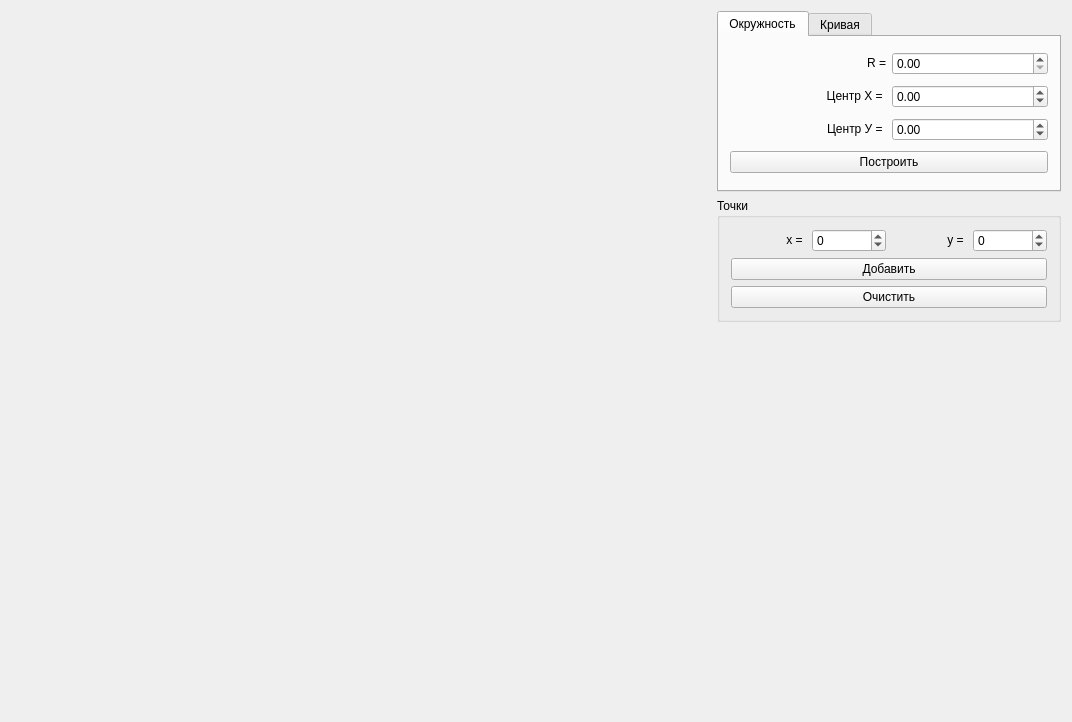
<?xml version="1.0" encoding="UTF-8"?>
<ui version="4.0">
 <class>Widget</class>
 <widget class="QWidget" name="Widget">
  <property name="geometry">
   <rect>
    <x>0</x>
    <y>0</y>
    <width>1072</width>
    <height>719</height>
   </rect>
  </property>
  <property name="sizePolicy">
   <sizepolicy hsizetype="Fixed" vsizetype="Fixed">
    <horstretch>0</horstretch>
    <verstretch>0</verstretch>
   </sizepolicy>
  </property>
  <property name="windowTitle">
   <string>Widget</string>
  </property>
  <layout class="QHBoxLayout" name="horizontalLayout">
   <item>
    <widget class="QCustomPlot" name="widget" native="true">
     <property name="sizePolicy">
      <sizepolicy hsizetype="Fixed" vsizetype="Fixed">
       <horstretch>0</horstretch>
       <verstretch>0</verstretch>
      </sizepolicy>
     </property>
     <property name="minimumSize">
      <size>
       <width>700</width>
       <height>700</height>
      </size>
     </property>
     <property name="sizeIncrement">
      <size>
       <width>1</width>
       <height>1</height>
      </size>
     </property>
    </widget>
   </item>
   <item>
    <layout class="QVBoxLayout" name="verticalLayout">
     <property name="sizeConstraint">
      <enum>QLayout::SetMinimumSize</enum>
     </property>
     <item>
      <widget class="QTabWidget" name="plotTab">
       <property name="sizePolicy">
        <sizepolicy hsizetype="Minimum" vsizetype="Minimum">
         <horstretch>0</horstretch>
         <verstretch>0</verstretch>
        </sizepolicy>
       </property>
       <property name="currentIndex">
        <number>0</number>
       </property>
       <widget class="QWidget" name="circleTab">
        <attribute name="title">
         <string>Окружность</string>
        </attribute>
        <layout class="QGridLayout" name="gridLayout">
         <item row="3" column="0" colspan="2">
          <widget class="QPushButton" name="circlePlotButton">
           <property name="text">
            <string>Построить</string>
           </property>
          </widget>
         </item>
         <item row="0" column="0">
          <widget class="QLabel" name="label">
           <property name="text">
            <string>&lt;html&gt;&lt;head/&gt;&lt;body&gt;&lt;p align=&quot;right&quot;&gt;R =&lt;/p&gt;&lt;/body&gt;&lt;/html&gt;</string>
           </property>
          </widget>
         </item>
         <item row="0" column="1">
          <widget class="QDoubleSpinBox" name="rSpinBox"/>
         </item>
         <item row="2" column="0">
          <widget class="QLabel" name="label_9">
           <property name="text">
            <string>&lt;html&gt;&lt;head/&gt;&lt;body&gt;&lt;p align=&quot;right&quot;&gt;Центр У = &lt;/p&gt;&lt;/body&gt;&lt;/html&gt;</string>
           </property>
          </widget>
         </item>
         <item row="1" column="1">
          <widget class="QDoubleSpinBox" name="xCenter">
           <property name="minimum">
            <double>-10.000000000000000</double>
           </property>
           <property name="maximum">
            <double>10.000000000000000</double>
           </property>
          </widget>
         </item>
         <item row="2" column="1">
          <widget class="QDoubleSpinBox" name="yCenter">
           <property name="minimum">
            <double>-10.000000000000000</double>
           </property>
           <property name="maximum">
            <double>10.000000000000000</double>
           </property>
          </widget>
         </item>
         <item row="1" column="0">
          <widget class="QLabel" name="label_8">
           <property name="text">
            <string>&lt;html&gt;&lt;head/&gt;&lt;body&gt;&lt;p align=&quot;right&quot;&gt;Центр Х = &lt;/p&gt;&lt;/body&gt;&lt;/html&gt;</string>
           </property>
          </widget>
         </item>
        </layout>
       </widget>
       <widget class="QWidget" name="linearTab">
        <attribute name="title">
         <string>Кривая</string>
        </attribute>
        <layout class="QGridLayout" name="gridLayout_2">
         <item row="0" column="0" colspan="4">
          <widget class="QLabel" name="label_2">
           <property name="text">
            <string>&lt;html&gt;&lt;head/&gt;&lt;body&gt;&lt;p&gt;y = ax&lt;span style=&quot; vertical-align:super;&quot;&gt;2&lt;/span&gt; + bx + c&lt;/p&gt;&lt;/body&gt;&lt;/html&gt;</string>
           </property>
          </widget>
         </item>
         <item row="7" column="0" colspan="4">
          <widget class="QPushButton" name="linearPlotButton">
           <property name="text">
            <string>Построить</string>
           </property>
          </widget>
         </item>
         <item row="1" column="2">
          <widget class="QSpinBox" name="aSpinBox"/>
         </item>
         <item row="2" column="2">
          <widget class="QSpinBox" name="bSpinBox"/>
         </item>
         <item row="3" column="2">
          <widget class="QSpinBox" name="cSpinBox"/>
         </item>
         <item row="1" column="1">
          <widget class="QLabel" name="label_3">
           <property name="text">
            <string>&lt;html&gt;&lt;head/&gt;&lt;body&gt;&lt;p align=&quot;right&quot;&gt;a = &lt;/p&gt;&lt;/body&gt;&lt;/html&gt;</string>
           </property>
          </widget>
         </item>
         <item row="2" column="1">
          <widget class="QLabel" name="label_4">
           <property name="text">
            <string>&lt;html&gt;&lt;head/&gt;&lt;body&gt;&lt;p align=&quot;right&quot;&gt;b = &lt;/p&gt;&lt;/body&gt;&lt;/html&gt;</string>
           </property>
          </widget>
         </item>
         <item row="3" column="1">
          <widget class="QLabel" name="label_5">
           <property name="text">
            <string>&lt;html&gt;&lt;head/&gt;&lt;body&gt;&lt;p align=&quot;right&quot;&gt;c = &lt;/p&gt;&lt;/body&gt;&lt;/html&gt;</string>
           </property>
          </widget>
         </item>
        </layout>
       </widget>
      </widget>
     </item>
     <item>
      <widget class="QGroupBox" name="groupBox">
       <property name="sizePolicy">
        <sizepolicy hsizetype="Minimum" vsizetype="Minimum">
         <horstretch>0</horstretch>
         <verstretch>0</verstretch>
        </sizepolicy>
       </property>
       <property name="title">
        <string>Точки</string>
       </property>
       <layout class="QGridLayout" name="gridLayout_3">
        <item row="0" column="0">
         <widget class="QLabel" name="label_6">
          <property name="text">
           <string>&lt;html&gt;&lt;head/&gt;&lt;body&gt;&lt;p align=&quot;right&quot;&gt;x = &lt;/p&gt;&lt;/body&gt;&lt;/html&gt;</string>
          </property>
         </widget>
        </item>
        <item row="2" column="0" colspan="4">
         <widget class="QPushButton" name="pushButton">
          <property name="text">
           <string>Очистить</string>
          </property>
         </widget>
        </item>
        <item row="1" column="0" colspan="4">
         <widget class="QPushButton" name="addPointButton">
          <property name="text">
           <string>Добавить</string>
          </property>
         </widget>
        </item>
        <item row="0" column="3">
         <widget class="QSpinBox" name="pySpinBox">
          <property name="minimum">
           <number>-10</number>
          </property>
          <property name="maximum">
           <number>10</number>
          </property>
         </widget>
        </item>
        <item row="0" column="1">
         <widget class="QSpinBox" name="pxSpinBox">
          <property name="minimum">
           <number>-10</number>
          </property>
          <property name="maximum">
           <number>10</number>
          </property>
         </widget>
        </item>
        <item row="0" column="2">
         <widget class="QLabel" name="label_7">
          <property name="text">
           <string>&lt;html&gt;&lt;head/&gt;&lt;body&gt;&lt;p align=&quot;right&quot;&gt;y = &lt;/p&gt;&lt;/body&gt;&lt;/html&gt;</string>
          </property>
         </widget>
        </item>
       </layout>
      </widget>
     </item>
     <item>
      <spacer name="verticalSpacer">
       <property name="orientation">
        <enum>Qt::Vertical</enum>
       </property>
       <property name="sizeHint" stdset="0">
        <size>
         <width>20</width>
         <height>40</height>
        </size>
       </property>
      </spacer>
     </item>
    </layout>
   </item>
  </layout>
 </widget>
 <layoutdefault spacing="6" margin="11"/>
 <customwidgets>
  <customwidget>
   <class>QCustomPlot</class>
   <extends>QWidget</extends>
   <header>qcustomplot.h</header>
   <container>1</container>
  </customwidget>
 </customwidgets>
 <resources/>
 <connections/>
</ui>
